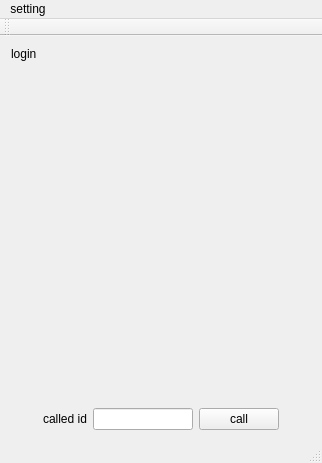
<?xml version="1.0" encoding="UTF-8"?>
<ui version="4.0">
 <class>MainWindow</class>
 <widget class="QMainWindow" name="MainWindow">
  <property name="geometry">
   <rect>
    <x>0</x>
    <y>0</y>
    <width>318</width>
    <height>463</height>
   </rect>
  </property>
  <property name="windowTitle">
   <string>MainWindow</string>
  </property>
  <widget class="QWidget" name="centralWidget">
   <layout class="QVBoxLayout" name="verticalLayout_2">
    <item>
     <widget class="MyQLabel" name="label_registerStatus">
      <property name="text">
       <string>login</string>
      </property>
     </widget>
    </item>
    <item>
     <widget class="QLabel" name="label_showImageMain">
      <property name="minimumSize">
       <size>
        <width>300</width>
        <height>300</height>
       </size>
      </property>
      <property name="text">
       <string/>
      </property>
     </widget>
    </item>
    <item>
     <spacer name="verticalSpacer">
      <property name="orientation">
       <enum>Qt::Vertical</enum>
      </property>
      <property name="sizeHint" stdset="0">
       <size>
        <width>20</width>
        <height>40</height>
       </size>
      </property>
     </spacer>
    </item>
    <item>
     <layout class="QHBoxLayout" name="horizontalLayout_3">
      <item>
       <spacer name="horizontalSpacer_2">
        <property name="orientation">
         <enum>Qt::Horizontal</enum>
        </property>
        <property name="sizeHint" stdset="0">
         <size>
          <width>40</width>
          <height>20</height>
         </size>
        </property>
       </spacer>
      </item>
      <item>
       <layout class="QVBoxLayout" name="verticalLayout">
        <item>
         <layout class="QHBoxLayout" name="horizontalLayout"/>
        </item>
        <item>
         <layout class="QHBoxLayout" name="horizontalLayout_2">
          <item>
           <widget class="QLabel" name="label_2">
            <property name="text">
             <string>called id</string>
            </property>
           </widget>
          </item>
          <item>
           <widget class="QLineEdit" name="lineEdit_dstId"/>
          </item>
          <item>
           <widget class="QPushButton" name="pushButton_call">
            <property name="text">
             <string>call</string>
            </property>
            <property name="checkable">
             <bool>true</bool>
            </property>
           </widget>
          </item>
         </layout>
        </item>
       </layout>
      </item>
      <item>
       <spacer name="horizontalSpacer">
        <property name="orientation">
         <enum>Qt::Horizontal</enum>
        </property>
        <property name="sizeHint" stdset="0">
         <size>
          <width>40</width>
          <height>20</height>
         </size>
        </property>
       </spacer>
      </item>
     </layout>
    </item>
   </layout>
  </widget>
  <widget class="QMenuBar" name="menuBar">
   <property name="geometry">
    <rect>
     <x>0</x>
     <y>0</y>
     <width>318</width>
     <height>23</height>
    </rect>
   </property>
   <widget class="QMenu" name="menu_setting">
    <property name="title">
     <string>setting</string>
    </property>
    <addaction name="action_user_id"/>
    <addaction name="action_auto_login"/>
   </widget>
   <addaction name="menu_setting"/>
  </widget>
  <widget class="QToolBar" name="mainToolBar">
   <attribute name="toolBarArea">
    <enum>TopToolBarArea</enum>
   </attribute>
   <attribute name="toolBarBreak">
    <bool>false</bool>
   </attribute>
  </widget>
  <widget class="QStatusBar" name="statusBar"/>
  <action name="action_user_id">
   <property name="text">
    <string>user id</string>
   </property>
  </action>
  <action name="action_auto_login">
   <property name="text">
    <string>auto login</string>
   </property>
  </action>
 </widget>
 <layoutdefault spacing="6" margin="11"/>
 <customwidgets>
  <customwidget>
   <class>MyQLabel</class>
   <extends>QLabel</extends>
   <header>myqlabel.h</header>
  </customwidget>
 </customwidgets>
 <resources/>
 <connections/>
</ui>
